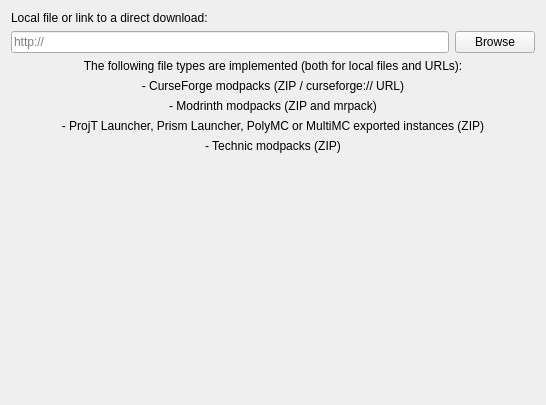
<?xml version="1.0" encoding="UTF-8"?>
<ui version="4.0">
 <class>ImportPage</class>
 <widget class="QWidget" name="ImportPage">
  <property name="geometry">
   <rect>
    <x>0</x>
    <y>0</y>
    <width>546</width>
    <height>405</height>
   </rect>
  </property>
  <layout class="QGridLayout" name="gridLayout">
   <item row="2" column="0">
    <widget class="QLineEdit" name="modpackEdit">
     <property name="placeholderText">
      <string notr="true">http://</string>
     </property>
    </widget>
   </item>
   <item row="2" column="1">
    <widget class="QPushButton" name="modpackBtn">
     <property name="text">
      <string>Browse</string>
     </property>
    </widget>
   </item>
   <item row="3" column="0" rowspan="2" colspan="2">
    <layout class="QVBoxLayout" name="verticalLayout">
     <item>
      <widget class="QLabel" name="label">
       <property name="text">
        <string>The following file types are implemented (both for local files and URLs):</string>
       </property>
       <property name="alignment">
        <set>Qt::AlignCenter</set>
       </property>
      </widget>
     </item>
     <item>
      <widget class="QLabel" name="label_5">
       <property name="text">
        <string>- CurseForge modpacks (ZIP / curseforge:// URL)</string>
       </property>
       <property name="alignment">
        <set>Qt::AlignCenter</set>
       </property>
      </widget>
     </item>
     <item>
      <widget class="QLabel" name="label_3">
       <property name="text">
        <string>- Modrinth modpacks (ZIP and mrpack)</string>
       </property>
       <property name="alignment">
        <set>Qt::AlignCenter</set>
       </property>
      </widget>
     </item>
     <item>
      <widget class="QLabel" name="label_2">
       <property name="text">
        <string>- ProjT Launcher, Prism Launcher, PolyMC or MultiMC exported instances (ZIP)</string>
       </property>
       <property name="alignment">
        <set>Qt::AlignCenter</set>
       </property>
      </widget>
     </item>
     <item>
      <widget class="QLabel" name="label_4">
       <property name="text">
        <string>- Technic modpacks (ZIP)</string>
       </property>
       <property name="alignment">
        <set>Qt::AlignCenter</set>
       </property>
      </widget>
     </item>
    </layout>
   </item>
   <item row="5" column="0" colspan="2">
    <spacer name="verticalSpacer">
     <property name="orientation">
      <enum>Qt::Vertical</enum>
     </property>
     <property name="sizeHint" stdset="0">
      <size>
       <width>20</width>
       <height>40</height>
      </size>
     </property>
    </spacer>
   </item>
   <item row="0" column="0" colspan="2">
    <widget class="QLabel" name="modpackLabel">
     <property name="text">
      <string>Local file or link to a direct download:</string>
     </property>
    </widget>
   </item>
  </layout>
 </widget>
 <resources/>
 <connections/>
</ui>
